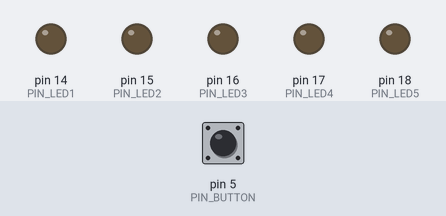
Simulated run of this sketch. Board: Arduino Uno, built with avr-gcc and run on an emulated ATmega328P. Shown: output pins drawn as LEDs (lit = HIGH). The test bench sets the inputs (shaded band); at power-on: pin 5 (PIN_BUTTON) LOW. Random numbers use the default seed unless the sketch sets one.

Above: at 1.2 s.
1.3 s: pin 5 (PIN_BUTTON) pulled HIGH for 0.15 s
At 2.7 s:
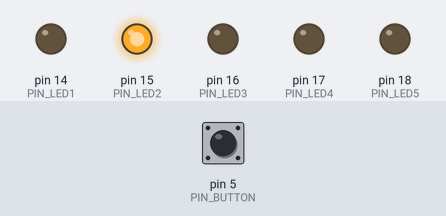
3.0 s: pin 5 (PIN_BUTTON) pulled HIGH for 1 s
6.0 s: pin 5 (PIN_BUTTON) pulled HIGH for 0.15 s
At 6.5 s:
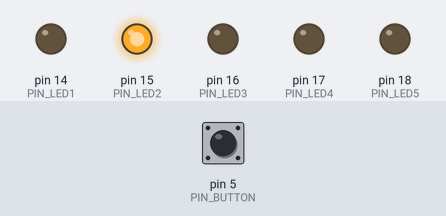
7.6 s: pin 5 (PIN_BUTTON) pulled HIGH for 3.2 s
At 11.4 s:
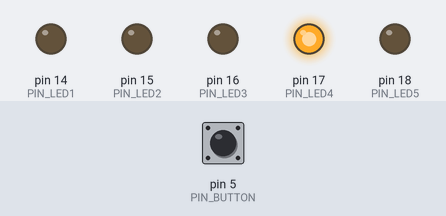
12.3 s: pin 5 (PIN_BUTTON) pulled HIGH for 0.15 s
At 13.6 s:
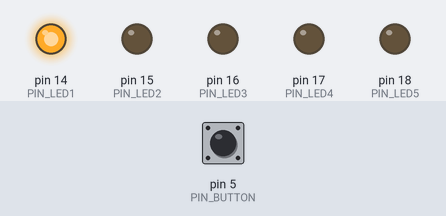
14.0 s: pin 5 (PIN_BUTTON) pulsed HIGH 2 times (0.12 s each, 0.3 s apart)
At 14.9 s:
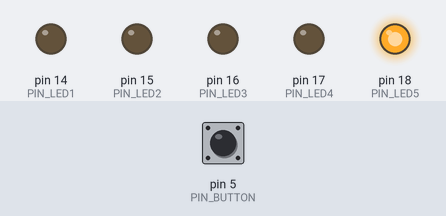
Timing chart, 0 to 17.0 s (numbered marks = the images above; inputs shaded):
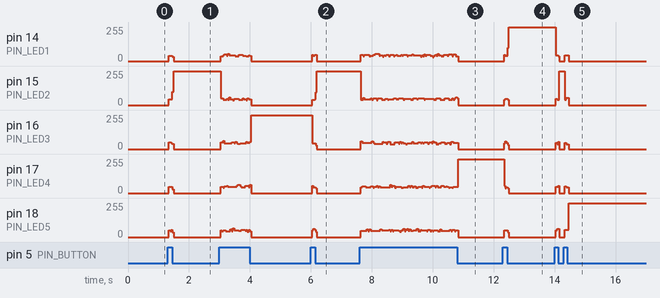

The sketch:

question-classic-03.ino
```cpp
// (licence header left out)
#define PIN_BUTTON 5

#define PIN_LED1  14
#define PIN_LED2  15
#define PIN_LED3  16
#define PIN_LED4  17
#define PIN_LED5  18

int LED_CAR_Data = 0; //0-RED, 1-YELLOW, 2-GREEN

void setup() {
  pinMode(PIN_BUTTON, INPUT);
  pinMode(PIN_LED1,   OUTPUT);
  pinMode(PIN_LED2,   OUTPUT);
  pinMode(PIN_LED3,   OUTPUT);
  pinMode(PIN_LED4,   OUTPUT);
  pinMode(PIN_LED5,   OUTPUT);

  randomSeed(analogRead(0));

  Serial.begin(9600);
}

void turnOnLED(int led){
  digitalWrite(PIN_LED1, LOW);
  digitalWrite(PIN_LED2, LOW);
  digitalWrite(PIN_LED3, LOW);
  digitalWrite(PIN_LED4, LOW);
  digitalWrite(PIN_LED5, LOW);

  if(led == 1){
    digitalWrite(PIN_LED1, HIGH);
  } else if(led == 2){
    digitalWrite(PIN_LED2, HIGH);
  } else if(led == 3){
    digitalWrite(PIN_LED3, HIGH);
  } else if(led == 4){
    digitalWrite(PIN_LED4, HIGH);
  } else if(led == 5){
    digitalWrite(PIN_LED5, HIGH);
  }
}

void loop() {
  if(digitalRead(PIN_BUTTON) == HIGH){
    turnOnLED(random(1, 5 + 1));
  }

}
```

Measured:
- after the input at 1.3 s, pin 14 (PIN_LED1): 0/255 → 41/255 at once, → 0/255 0.12 s later; pin 15 (PIN_LED2): 0/255 → 42/255 at once, → 255/255 0.12 s later; pin 16 (PIN_LED3): 0/255 → 51/255 at once, → 0/255 0.08 s later; pin 17 (PIN_LED4): 0/255 → 48/255 at once, → 0/255 0.12 s later
- after the input at 6.0 s, pin 14 (PIN_LED1): 0/255 → 46/255 at once, → 0/255 0.16 s later; pin 15 (PIN_LED2): 0/255 → 38/255 at once, → 255/255 0.08 s later; pin 16 (PIN_LED3): 255/255 → 45/255 at once, → 0/255 0.12 s later; pin 17 (PIN_LED4): 0/255 → 43/255 at once, → 0/255 0.12 s later
- after the input at 12.3 s, pin 14 (PIN_LED1): 0/255 → 41/255 at once, → 255/255 0.12 s later; pin 15 (PIN_LED2): 0/255 → 47/255 at once, → 0/255 0.12 s later; pin 17 (PIN_LED4): 255/255 → 0/255 at once; pin 18 (PIN_LED5): 0/255 → 50/255 at once, → 0/255 0.12 s later
- after the input at 14.0 s, pin 14 (PIN_LED1): 255/255 → 44/255 at once, → 0/255 0.08 s later, → 45/255 0.22 s later, → 0/255 0.12 s later; pin 15 (PIN_LED2): 0/255 → 39/255 at once, → 255/255 0.12 s later, → 55/255 0.18 s later, → 0/255 0.12 s later
